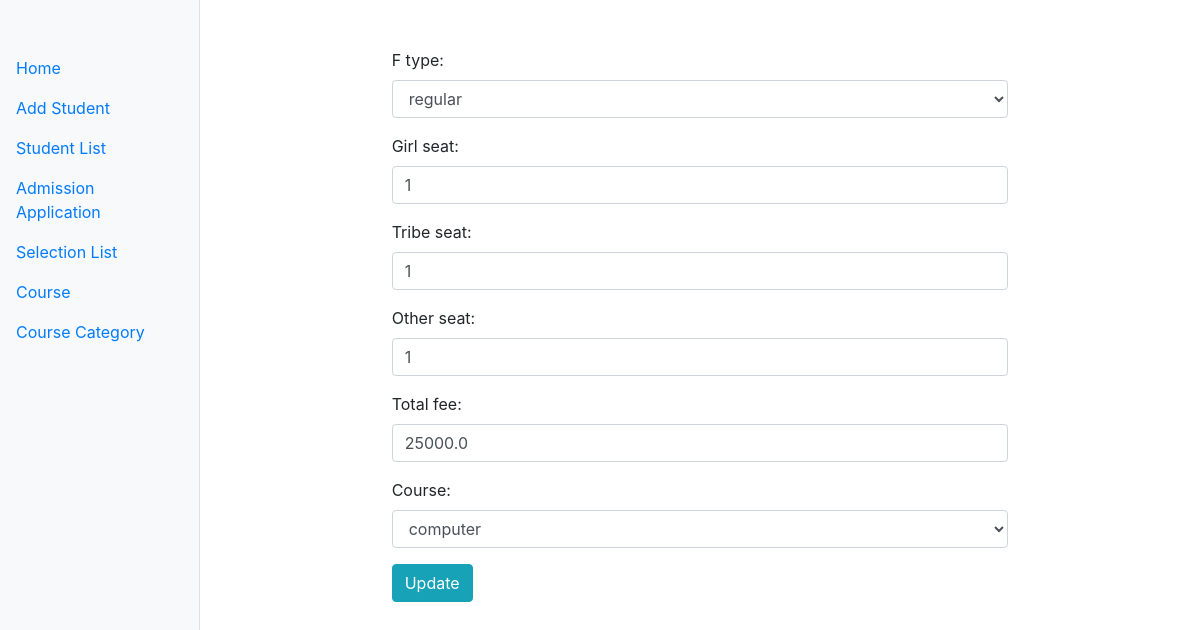
The app's page /app/course_category_update/1/ with its own data.
### app/models.py (models this page shows, shortened)
class CourseCategory(models.Model):
    f_type = models.CharField(max_length=100,choices=faculty_choice)
    girl_seat = models.IntegerField(default=0)
    tribe_seat = models.IntegerField(default=0)
    other_seat = models.IntegerField()
    total_fee = models.FloatField()
    course = models.ForeignKey(Course,on_delete=models.CASCADE)

### app/views/course.py (the view, shortened to what this page needs)
# urls.py: path('course_category_update/<int:pk>/',UpdateCourseCategoryView.as_view(),name="course_category_update"),
class UpdateCourseCategoryView(View):
	def get(self,request,pk):
		try:
			course = CourseCategory.objects.get(pk=pk)
		except Course.DoesNotExist:
			pass
		form = CourseCategoryForm(instance=course)
		context = {
			'form':form
		}
		return render(request,"my_admin/update_course.html",context)

### app/forms.py
class CourseCategoryForm(forms.ModelForm):
    class Meta:
        model = CourseCategory
        fields = ('f_type','girl_seat','tribe_seat','other_seat','total_fee','course')
        widgets = {
        'f_type':forms.Select(attrs={'class':'form-control','placeholder':'choose course type '}),
        'girl_seat':forms.NumberInput(attrs={'class':'form-control','placeholder':'Enter girl_seat'}),
        'other_seat':forms.NumberInput(attrs={"class":'form-control','placeholder':'Enter normal seat'}),
        'tribe_seat':forms.NumberInput(attrs={'class':'form-control','placeholder':'Enter Tribe Seat'}),
        'total_fee':forms.NumberInput(attrs={'class':'form-control','placeholder':'Enter Total Fee'}),
        'course':forms.Select(attrs={'class':'form-control','placeholder':'choose course'})
        }

### app/models.py (called while the page is built)
    def __str__(self):
        return self.name

### templates/my_admin/update_course.html (shortened to what this page needs)
{% extends 'admin_base/index.html' %}
{% block inner_content %}
    <div class="container py-5">
        <div class="row">
            <div class="col-8 mx-auto">
                <form action="" method="POST">
                    {% for field in form %}
                        <div class="form-group">
                            {{field.label_tag}}
                            {{field}}
                        </div>
                    {% endfor %}
                    <button type="submit" class="btn btn-info">Update</button>
                </form>
            </div>
        </div>
    </div>
{% endblock inner_content %}

### records on screen
CourseCategory: form "regular" "1" "1" "1" "25000.0" "computer"

### other values on screen
{{ field.label_tag }} "F type:" "Girl seat:" "Tribe seat:" "Other seat:" "Total fee:" "Course:"
